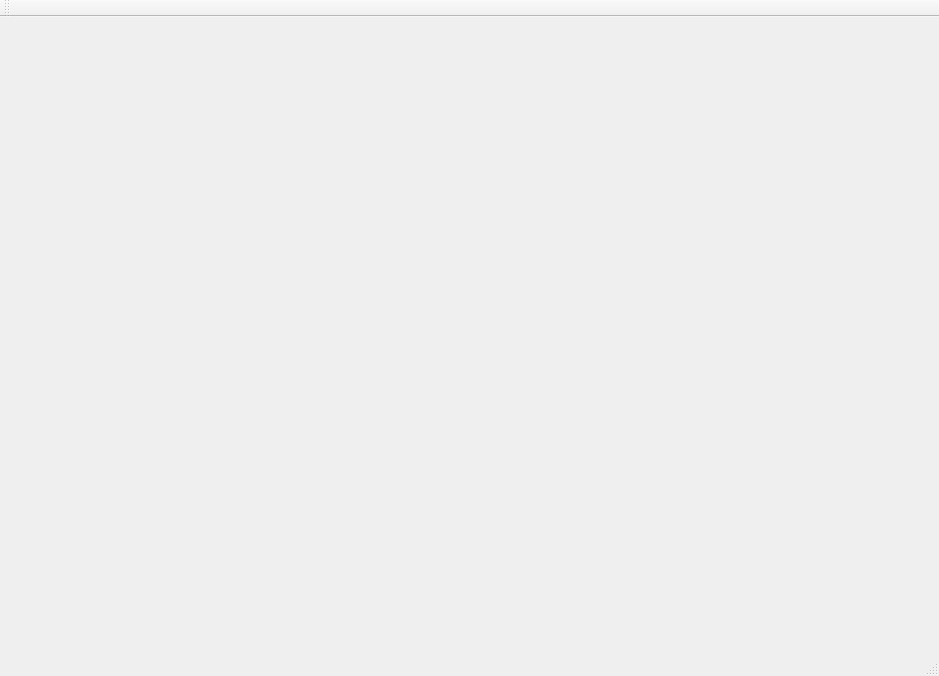
<?xml version="1.0" encoding="UTF-8"?>
<ui version="4.0">
 <class>MainWindow</class>
 <widget class="QMainWindow" name="MainWindow">
  <property name="geometry">
   <rect>
    <x>0</x>
    <y>0</y>
    <width>939</width>
    <height>676</height>
   </rect>
  </property>
  <property name="windowTitle">
   <string>MainWindow</string>
  </property>
  <widget class="QWidget" name="centralWidget"/>
  <widget class="QMenuBar" name="menuBar">
   <property name="geometry">
    <rect>
     <x>0</x>
     <y>0</y>
     <width>939</width>
     <height>25</height>
    </rect>
   </property>
  </widget>
  <widget class="QToolBar" name="mainToolBar">
   <attribute name="toolBarArea">
    <enum>TopToolBarArea</enum>
   </attribute>
   <attribute name="toolBarBreak">
    <bool>false</bool>
   </attribute>
  </widget>
  <widget class="QStatusBar" name="statusBar"/>
 </widget>
 <layoutdefault spacing="6" margin="11"/>
 <resources/>
 <connections/>
</ui>
